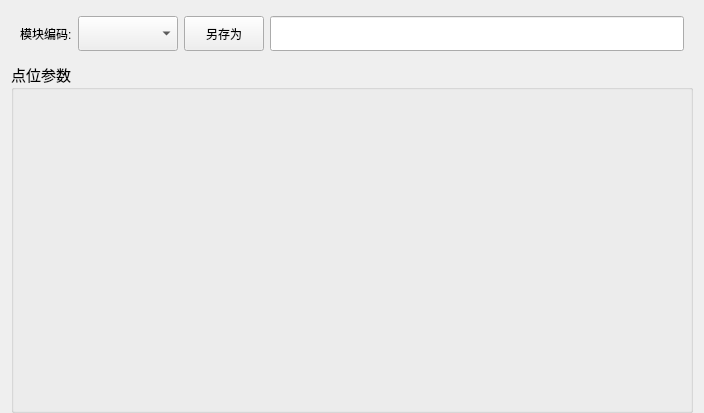
<?xml version="1.0" encoding="UTF-8"?>
<ui version="4.0">
 <class>WidgetRecipeMotor</class>
 <widget class="QWidget" name="WidgetRecipeMotor">
  <property name="geometry">
   <rect>
    <x>0</x>
    <y>0</y>
    <width>704</width>
    <height>413</height>
   </rect>
  </property>
  <property name="windowTitle">
   <string>Form</string>
  </property>
  <layout class="QGridLayout" name="gridLayout_4">
   <property name="bottomMargin">
    <number>0</number>
   </property>
   <item row="0" column="0">
    <widget class="QWidget" name="widget_recipe" native="true">
     <property name="sizePolicy">
      <sizepolicy hsizetype="Preferred" vsizetype="Fixed">
       <horstretch>0</horstretch>
       <verstretch>0</verstretch>
      </sizepolicy>
     </property>
     <property name="minimumSize">
      <size>
       <width>0</width>
       <height>45</height>
      </size>
     </property>
     <property name="maximumSize">
      <size>
       <width>16777215</width>
       <height>45</height>
      </size>
     </property>
     <layout class="QGridLayout" name="gridLayout">
      <property name="topMargin">
       <number>3</number>
      </property>
      <property name="bottomMargin">
       <number>3</number>
      </property>
      <item row="0" column="0">
       <widget class="QLabel" name="label_3">
        <property name="minimumSize">
         <size>
          <width>0</width>
          <height>35</height>
         </size>
        </property>
        <property name="text">
         <string>模块编码:</string>
        </property>
       </widget>
      </item>
      <item row="0" column="1">
       <widget class="QComboBox" name="comboBox_Recipe">
        <property name="minimumSize">
         <size>
          <width>100</width>
          <height>35</height>
         </size>
        </property>
        <property name="maximumSize">
         <size>
          <width>16777215</width>
          <height>35</height>
         </size>
        </property>
        <property name="styleSheet">
         <string notr="true">QComboBox{font:20px;height: 50px;}</string>
        </property>
       </widget>
      </item>
      <item row="0" column="2">
       <widget class="QPushButton" name="btnSave">
        <property name="minimumSize">
         <size>
          <width>0</width>
          <height>35</height>
         </size>
        </property>
        <property name="maximumSize">
         <size>
          <width>16777215</width>
          <height>35</height>
         </size>
        </property>
        <property name="text">
         <string>另存为</string>
        </property>
       </widget>
      </item>
      <item row="0" column="3">
       <widget class="QLineEdit" name="lineEdit">
        <property name="minimumSize">
         <size>
          <width>0</width>
          <height>35</height>
         </size>
        </property>
       </widget>
      </item>
     </layout>
    </widget>
   </item>
   <item row="1" column="0">
    <widget class="QGroupBox" name="groupBox">
     <property name="minimumSize">
      <size>
       <width>0</width>
       <height>0</height>
      </size>
     </property>
     <property name="maximumSize">
      <size>
       <width>16777215</width>
       <height>16777215</height>
      </size>
     </property>
     <property name="font">
      <font>
       <family>Agency FB</family>
       <pointsize>11</pointsize>
      </font>
     </property>
     <property name="title">
      <string>点位参数</string>
     </property>
     <layout class="QGridLayout" name="gridLayout_3">
      <item row="0" column="0">
       <layout class="QGridLayout" name="gridLayout_2"/>
      </item>
     </layout>
    </widget>
   </item>
  </layout>
 </widget>
 <resources/>
 <connections/>
</ui>
